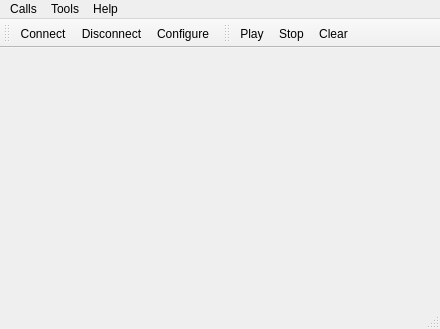
<?xml version="1.0" encoding="UTF-8"?>
<ui version="4.0">
 <class>MainWindow</class>
 <widget class="QMainWindow" name="MainWindow">
  <property name="geometry">
   <rect>
    <x>0</x>
    <y>0</y>
    <width>440</width>
    <height>329</height>
   </rect>
  </property>
  <property name="sizePolicy">
   <sizepolicy hsizetype="Minimum" vsizetype="Minimum">
    <horstretch>0</horstretch>
    <verstretch>0</verstretch>
   </sizepolicy>
  </property>
  <property name="windowTitle">
   <string>Simple Terminal</string>
  </property>
  <widget class="QWidget" name="centralWidget">
   <layout class="QVBoxLayout" name="verticalLayout">
    <item>
     <layout class="QHBoxLayout" name="mainLayout"/>
    </item>
   </layout>
  </widget>
  <widget class="QMenuBar" name="menuBar">
   <property name="geometry">
    <rect>
     <x>0</x>
     <y>0</y>
     <width>440</width>
     <height>21</height>
    </rect>
   </property>
   <widget class="QMenu" name="menuCalls">
    <property name="title">
     <string>Calls</string>
    </property>
    <addaction name="actionConnect"/>
    <addaction name="actionDisconnect"/>
    <addaction name="separator"/>
    <addaction name="actionQuit"/>
   </widget>
   <widget class="QMenu" name="menuTools">
    <property name="title">
     <string>Tools</string>
    </property>
    <addaction name="actionConfigure"/>
    <addaction name="actionClear"/>
   </widget>
   <widget class="QMenu" name="menuHelp">
    <property name="title">
     <string>Help</string>
    </property>
    <addaction name="actionAbout"/>
    <addaction name="actionAboutQt"/>
   </widget>
   <addaction name="menuCalls"/>
   <addaction name="menuTools"/>
   <addaction name="menuHelp"/>
  </widget>
  <widget class="QToolBar" name="mainToolBar">
   <attribute name="toolBarArea">
    <enum>TopToolBarArea</enum>
   </attribute>
   <attribute name="toolBarBreak">
    <bool>false</bool>
   </attribute>
   <addaction name="actionConnect"/>
   <addaction name="actionDisconnect"/>
   <addaction name="actionConfigure"/>
  </widget>
  <widget class="QStatusBar" name="statusBar"/>
  <widget class="QToolBar" name="toolBar">
   <property name="windowTitle">
    <string>toolBar</string>
   </property>
   <attribute name="toolBarArea">
    <enum>TopToolBarArea</enum>
   </attribute>
   <attribute name="toolBarBreak">
    <bool>false</bool>
   </attribute>
   <addaction name="actionPlay"/>
   <addaction name="actionStop"/>
   <addaction name="actionClear"/>
  </widget>
  <action name="actionAbout">
   <property name="text">
    <string>&amp;About</string>
   </property>
   <property name="toolTip">
    <string>About program</string>
   </property>
   <property name="shortcut">
    <string>Alt+A</string>
   </property>
  </action>
  <action name="actionAboutQt">
   <property name="text">
    <string>About Qt</string>
   </property>
  </action>
  <action name="actionConnect">
   <property name="icon">
    <iconset resource="resources.qrc">
     <normaloff>:/images/connect.png</normaloff>:/images/connect.png</iconset>
   </property>
   <property name="text">
    <string>C&amp;onnect</string>
   </property>
   <property name="toolTip">
    <string>Connect to serial port</string>
   </property>
   <property name="shortcut">
    <string>Ctrl+O</string>
   </property>
  </action>
  <action name="actionDisconnect">
   <property name="icon">
    <iconset resource="resources.qrc">
     <normaloff>:/images/disconnect.png</normaloff>:/images/disconnect.png</iconset>
   </property>
   <property name="text">
    <string>&amp;Disconnect</string>
   </property>
   <property name="toolTip">
    <string>Disconnect from serial port</string>
   </property>
   <property name="shortcut">
    <string>Ctrl+D</string>
   </property>
  </action>
  <action name="actionConfigure">
   <property name="icon">
    <iconset resource="resources.qrc">
     <normaloff>:/images/settings.png</normaloff>:/images/settings.png</iconset>
   </property>
   <property name="text">
    <string>&amp;Configure</string>
   </property>
   <property name="toolTip">
    <string>Configure serial port</string>
   </property>
   <property name="shortcut">
    <string>Alt+C</string>
   </property>
  </action>
  <action name="actionClear">
   <property name="icon">
    <iconset resource="resources.qrc">
     <normaloff>:/images/clear.png</normaloff>:/images/clear.png</iconset>
   </property>
   <property name="text">
    <string>C&amp;lear</string>
   </property>
   <property name="toolTip">
    <string>Clear data</string>
   </property>
   <property name="shortcut">
    <string>Alt+L</string>
   </property>
  </action>
  <action name="actionQuit">
   <property name="icon">
    <iconset resource="resources.qrc">
     <normaloff>:/images/application-exit.png</normaloff>:/images/application-exit.png</iconset>
   </property>
   <property name="text">
    <string>&amp;Quit</string>
   </property>
   <property name="shortcut">
    <string>Ctrl+Q</string>
   </property>
  </action>
  <action name="actionPlay">
   <property name="icon">
    <iconset resource="resources.qrc">
     <normaloff>:/images/play.png</normaloff>:/images/play.png</iconset>
   </property>
   <property name="text">
    <string>Play</string>
   </property>
   <property name="shortcut">
    <string>Ctrl+P</string>
   </property>
  </action>
  <action name="actionStop">
   <property name="icon">
    <iconset resource="resources.qrc">
     <normaloff>:/images/stop.ico</normaloff>:/images/stop.ico</iconset>
   </property>
   <property name="text">
    <string>Stop</string>
   </property>
   <property name="shortcut">
    <string>Ctrl+S</string>
   </property>
  </action>
 </widget>
 <layoutdefault spacing="6" margin="11"/>
 <resources>
  <include location="resources.qrc"/>
 </resources>
 <connections/>
</ui>
